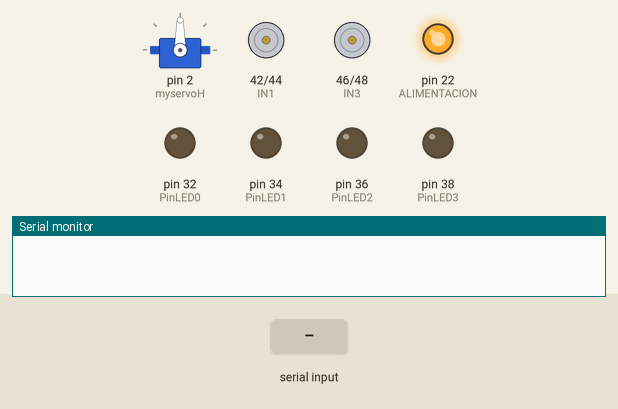
A sketch run on a simulated Arduino Mega 2560, built with avr-gcc and run on an emulated ATmega2560. Parts: servo, motor-driver pin pairs drawn as motors (green arrow = first pin HIGH = forward, orange = second pin HIGH = backward, longer = more drive, scaled by the enable pin), output pins drawn as LEDs (lit = HIGH), the last lines printed to the serial monitor. Inputs (shaded band) come from the test bench. Pins used as bus, display or sensor lines are not drawn.

Above: at 5.2 s.
5.3 s: "1" received over the second serial link
At 6.0 s:
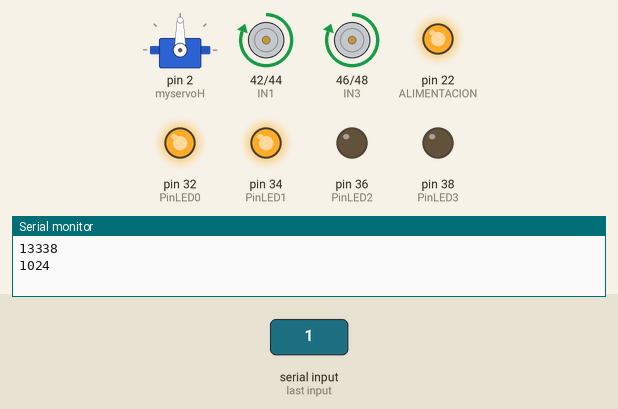
6.8 s: "0" received over the second serial link
At 7.2 s:
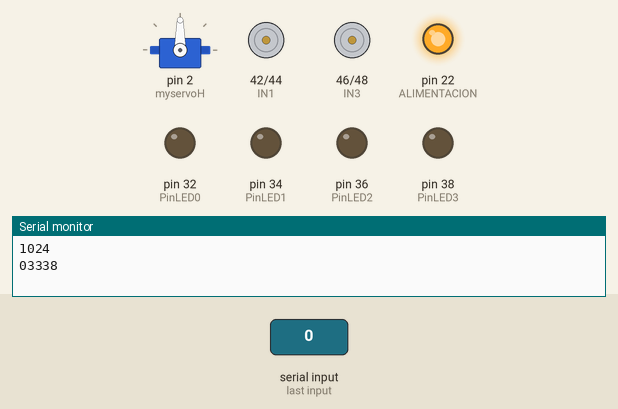
8.3 s: "d" received over the second serial link
At 9.5 s:
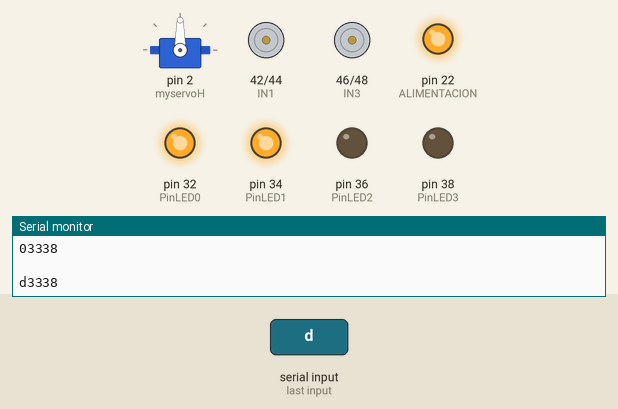
9.8 s: "3" received over the second serial link
At 10.8 s:
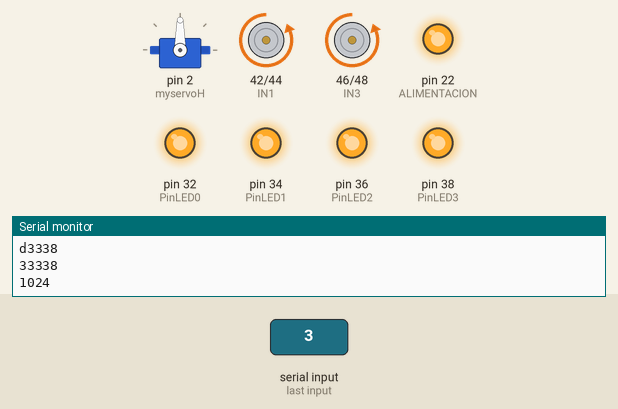
11.3 s: "e" received over the second serial link
At 11.9 s:
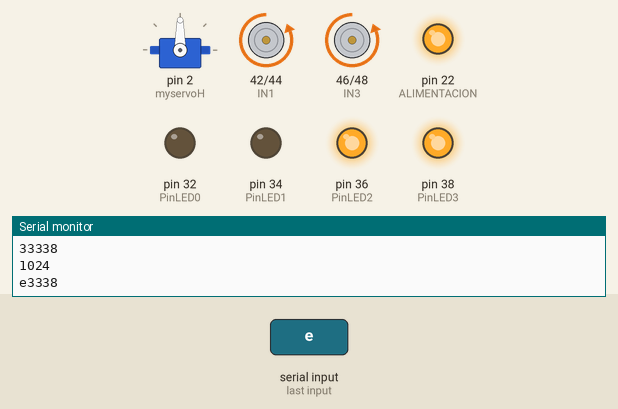
12.8 s: "4" received over the second serial link
At 13.1 s:
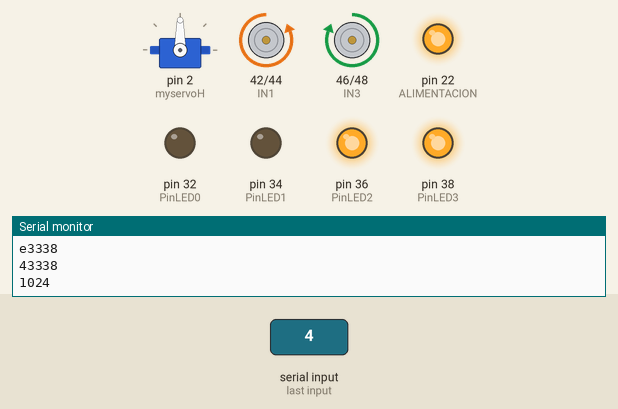
Timing chart, 0 to 15.3 s (numbered marks = the images above; inputs shaded):
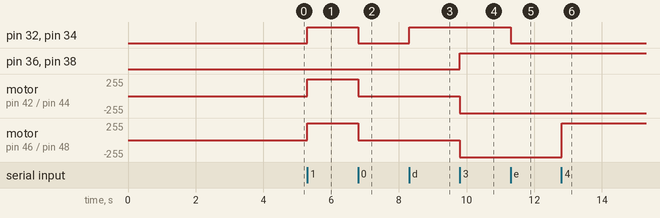

Measured:
- after the input at 5.3 s, pin 32 (PinLED0), pin 34 (PinLED1): LOW → HIGH at once; motor on pin 42 (IN1) / pin 44 (IN2), motor on pin 46 (IN3) / pin 48 (IN4): stopped → forward 255/255 at once
- after the input at 6.8 s, pin 32 (PinLED0), pin 34 (PinLED1): HIGH → LOW at once; motor on pin 42 (IN1) / pin 44 (IN2), motor on pin 46 (IN3) / pin 48 (IN4): forward 255/255 → stopped at once
- after the input at 8.3 s, pin 32 (PinLED0), pin 34 (PinLED1): LOW → HIGH at once
- after the input at 9.8 s, pin 36 (PinLED2), pin 38 (PinLED3): LOW → HIGH at once; motor on pin 42 (IN1) / pin 44 (IN2), motor on pin 46 (IN3) / pin 48 (IN4): stopped → backward 255/255 at once
- after the input at 11.3 s, pin 32 (PinLED0), pin 34 (PinLED1): HIGH → LOW at once
- after the input at 12.8 s, motor on pin 46 (IN3) / pin 48 (IN4): backward 255/255 → forward 255/255 at once

The sketch:

TANKE_1_Motorhc05.ino
```cpp
/* include library */
#include <Servo.h>           // Add Servo library
#include <SoftwareSerial.h> // libreria que permite establecer pines digitales
#include <AFMotor.h>


SoftwareSerial miBT(17, 16);   // pin 19 como RX, pin 18 como TX

// ----------- Puenteh

int ENA = 40;      // ENA de L298N a pin digital 5    gris
int ENB = 50;      // ENb de L298N a pin digital 5    naranja
//derecho
int IN1 = 42;      // IN1 de L298N a pin digital 2    violeta
int IN2 = 44;      // IN2 de L298N a pin digital 3    azul
//izquierdo
int IN3 = 46;      // IN2 de L298N a pin digital 2    verde
int IN4 = 48;      // IN3 de L298N a pin digital 3    amarillo
int ALIMENTACION = 22;      // pin de alimentacion siempre on

int speedCar = 1024;   // variable para almacenar valor de velocidad
int speedMAX = 1024;  // variable para almacenar valor de velocidad
int speedMED = 768;     // variable para almacenar valor de velocidad
int speedMIN = 130;      // variable para almacenar valor de velocidad
int speedOff = 0 ;

// ---------- Servo
Servo myservoH;               // Define any servo name
int contador;
int powerServ = 30;


// ----------- definir led
int PinLED0 = 32; //blanco adelante
int PinLED1 = 34; //blanco adelante
int PinLED2 = 36; //rojo
int PinLED3 = 38; //rojo

void setup(){

  Serial.begin(38400);
  Serial1.begin(38400);
  miBT.begin(38400);    // comunicacion serie entre Arduino y el modulo a 38400 bps


  // l298n
  pinMode(IN1, OUTPUT);   // IN1 como salida
  pinMode(IN2, OUTPUT);   // IN2 como salida
  pinMode(ENA, OUTPUT);   // ENA como salida
  pinMode(IN3, OUTPUT);   // IN3 como salida
  pinMode(IN4, OUTPUT);   // IN4 como salida
  pinMode(ENB, OUTPUT);   // ENB como salida

 //Servos
   myservoH.attach (2);          // Define the servo signal pins
   pinMode(powerServ, OUTPUT);   // IN1 como salida
   digitalWrite(powerServ, HIGH);

  // LED

  pinMode(PinLED0, OUTPUT);
  pinMode(PinLED1, OUTPUT);
  pinMode(PinLED2, OUTPUT);
  pinMode(PinLED3, OUTPUT);

  //ALIMENTACIÓN BLUETOOTH
  delay(4000);
  pinMode(ALIMENTACION, OUTPUT);
  digitalWrite(ALIMENTACION, HIGH);
}

void loop(){

    //------------Bluetooth
  if (Serial1.available()){     // si hay informacion disponible desde modulo
    char DATO = Serial1.read();   // almacena en DATO el caracter recibido desde modulo
    Serial.write(DATO);
    Serial.println('\r\n');
     Serial.println("dato" + DATO);


      if(DATO == '1') { MotorForward();}
      else if(DATO == '3') {MotorBackward();}
      else if(DATO == '4') {TurnLeft();}
      else if(DATO == '2') {TurnRight();}
      else if(DATO == '0') {MotorStop(); }  //motor stop

      else if(DATO == 'a') SetSpeedCarMax ();
      else if(DATO == 'b') SetSpeedCarUp();
      else if(DATO == 'c') SetSpeedCarDown();

      else if(DATO == 'd') {goLuces();}
      else if(DATO == 'e') {goLucesOff();}
      else if(DATO == 'f') {led_blink();}

      else if(DATO == 'h') { rotarCabeza_H_I(); }//rotar horizontal izquierda
      else if(DATO == 'i') { rotarCabeza_H_D(); } //rotar horizontal derecha
      else if(DATO == 'j') { rotarCabeza_H_90(); } //rotar horizontal derecha
      else if(DATO == 'k') { goLucesColor(); }
      else if(DATO == 'l') { goLucesOffColor(); }

  }
  delay(50);

}


// Funciones de motores
/* FORWARD */
void MotorForward(){
  Serial.println(speedCar);
  goLuces();
  analogWrite(ENA, speedCar);  // velocidad mediante PWM en ENA
  analogWrite(ENB, speedCar);  // velocidad mediante PWM en ENB

  digitalWrite(IN1,HIGH);
  digitalWrite(IN2,LOW);
  digitalWrite(IN3,HIGH);
  digitalWrite(IN4,LOW);
}

/* BACKWARD */
void MotorBackward(){
  Serial.println(speedCar);
  goLucesColor();
  analogWrite(ENA, speedCar);  // velocidad mediante PWM en ENA
  analogWrite(ENB, speedCar);  // velocidad mediante PWM en ENB

  digitalWrite(IN1,LOW);
  digitalWrite(IN2,HIGH);
  digitalWrite(IN3,LOW);
  digitalWrite(IN4,HIGH);
}
/* TURN RIGHT */
void TurnRight(){
  Serial.println(speedCar);

  analogWrite(ENA, speedCar);  // velocidad mediante PWM en ENA
  analogWrite(ENB, speedCar);  // velocidad mediante PWM en ENB

  digitalWrite(IN1,HIGH);
  digitalWrite(IN2,LOW);
  digitalWrite(IN3,LOW);
  digitalWrite(IN4,HIGH);
}

/* TURN LEFT */
void TurnLeft(){
   Serial.println(speedCar);
  analogWrite(ENA, speedCar);  // velocidad mediante PWM en ENA
  analogWrite(ENB, speedCar);  // velocidad mediante PWM en ENB

  digitalWrite(IN1,LOW);
  digitalWrite(IN2,HIGH);
  digitalWrite(IN3,HIGH);
  digitalWrite(IN4,LOW);
}

void MotorStop(){
  analogWrite(ENA, speedOff);    // deshabilita motor A
  analogWrite(ENB, speedOff);    // deshabilita motor B
  goLucesOffColor();
  goLucesOff();
}

//  -----------------------  SPEED  -----------------------
int SetSpeedCarMax(){
  speedCar = speedMAX;
    Serial.print("speedCar "+ speedCar);

  delay(90);
}


int SetSpeedCarUp(){
  speedCar = speedMED;
    Serial.print("speedCar "+ speedCar);

  delay(90);
}


int SetSpeedCarDown(){
  speedCar = speedMIN;
  delay(90);
}

//--------------------- SERVO ---------------------

int rotarCabeza_H_I(){
  if(contador == 0){ contador = 90; }
  contador = contador + 25;               //Incrementa el contador
  delay (300);           // Retardo
  myservoH.write(contador);
 }

void rotarCabeza_H_D(){
 if(contador == 0){ contador = 90;  }
 contador= contador - 25;               //Incrementa el contador
 delay (300);           // Retardo
 myservoH.write(contador);
}

void rotarCabeza_H_90(){ myservoH.write(90); }

// ----------------- LUCES  -----------------
void led_blink(){
 int var = 0;
  while (var < 3) {
    digitalWrite(PinLED0,  HIGH);
    delay(90);
    digitalWrite(PinLED1, HIGH);
    delay(90);
    digitalWrite(PinLED2, HIGH);
    delay(90);
    digitalWrite(PinLED3, HIGH);
    delay(90);

    digitalWrite(PinLED0,  LOW);
    delay(90);
    digitalWrite(PinLED1, LOW);
    delay(90);
    digitalWrite(PinLED2, LOW);
    delay(90);
    digitalWrite(PinLED3, LOW);
    delay(90);

    var ++;
  }
}

void goLuces(){
  digitalWrite(PinLED0, HIGH);
  digitalWrite(PinLED1, HIGH);
}

void goLucesOff(){
  digitalWrite(PinLED0, LOW);
  digitalWrite(PinLED1, LOW);
}

void goLucesColor(){
  digitalWrite(PinLED2, HIGH);
  digitalWrite(PinLED3, HIGH);
}

void goLucesOffColor(){
  digitalWrite(PinLED2, LOW);
  digitalWrite(PinLED3, LOW);
}
```
